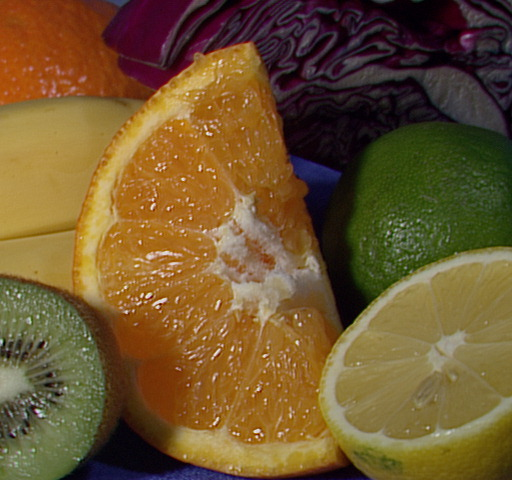
//> input picture fruits.jpg, 512 x 480 px
$ ./example_11-01   (built with g++ and OpenCV 4)
//> lines starting //> are read from the running program, lines starting //| are printed output that depends on the picture; after the words box and inside, x2 and y2 are one past the last pixel; in counts of white or black regions, pixels touching at a corner belong together
// Example 11-1. An affine transformation.
// Maps the 3 points (0, 0), (0, height-1), (width-1, 0) specified in srcTri[] to
// the specified points in array dstTri using a computed Affine Transform.
#include <opencv2/opencv.hpp>
#include <iostream>

using namespace std;

int main() {

    cv::Mat src = cv::imread("../fruits.jpg");
//> src is the input picture: 480 rows x 512 cols, CV_8UC3; mean B, G, R 46.2, 85.6, 110.8
    if (src.empty()) {
        cout << "Can not load " << "../fruits.jpg" << endl;
        return -1;
    }

    cv::Point2f srcTri[] = {
            cv::Point2f(0, 0),           // src Top left
            cv::Point2f(src.cols - 1, 0), // src Top right
            cv::Point2f(0, src.rows - 1)  // src Bottom left
    };

    cv::Point2f dstTri[] = {
            cv::Point2f(src.cols * 0.f, src.rows * 0.33f),   // dst Top left
            cv::Point2f(src.cols * 0.85f, src.rows * 0.25f), // dst Top right
            cv::Point2f(src.cols * 0.15f, src.rows * 0.7f)   // dst Bottom left
    };

    // COMPUTE AFFINE MATRIX
    //
    cv::Mat warp_mat = cv::getAffineTransform(srcTri, dstTri);
    cv::Mat dst, dst2;
    cv::warpAffine(
            src,
            dst,
            warp_mat,
            src.size(),
            cv::INTER_LINEAR,
            cv::BORDER_CONSTANT,
            cv::Scalar()
    );
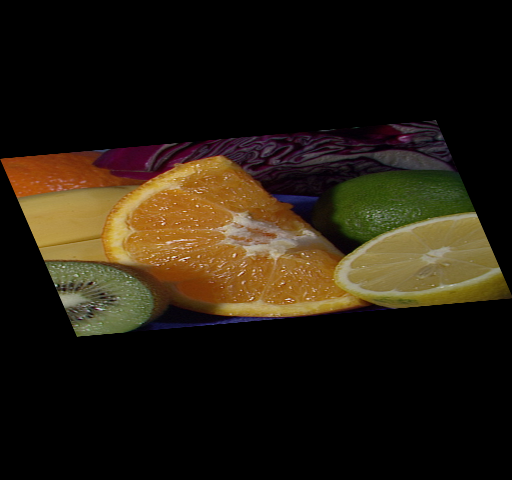
//> dst: 480 rows x 512 cols, CV_8UC3; mean B, G, R 15.2, 28.1, 36.3
    for (int i = 0; i < 3; ++i)
        cv::circle(dst, dstTri[i], 5, cv::Scalar(255, 0, 255), -1, cv::LINE_AA);
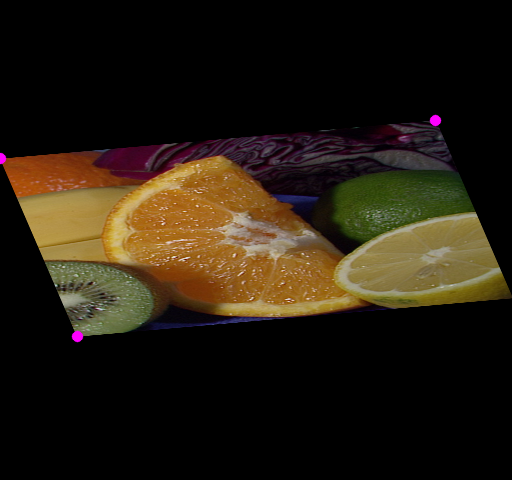
//> dst: 480 rows x 512 cols, CV_8UC3; 0.13% of pixels changed, all inside (x1, y1, x2, y2) = (0, 114, 442, 343)

    cv::imshow("Affine Transform Test", dst);
    cv::waitKey();

    for (int frame = 0;; ++frame) {

        // COMPUTE ROTATION MATRIX
        cv::Point2f center(src.cols * 0.5f, src.rows * 0.5f);
//> center = Point(256, 240)
        double angle = frame * 3 % 360, scale = (cos((angle - 60) * CV_PI / 180) + 1.05) * 0.8;

        cv::Mat rot_mat = cv::getRotationMatrix2D(center, angle, scale);
//> rot_mat = [[1.24, 0, -61.44], [0, 1.24, -57.6]]

        cv::warpAffine(
                src,
                dst,
                rot_mat,
                src.size(),
                cv::INTER_LINEAR,
                cv::BORDER_CONSTANT,
                cv::Scalar()
        );
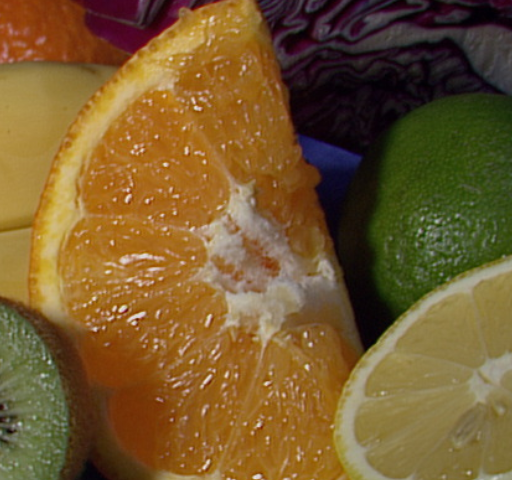
//> dst: 480 rows x 512 cols, CV_8UC3; mean B, G, R 45.9, 90.3, 118.3
        cv::imshow("Rotated Image", dst);
        if (cv::waitKey(30) >= 0)
//> the Esc key is pressed
            break;

    }

    return 0;
}

$ run again, with BlueCup.jpg copied over fruits.jpg
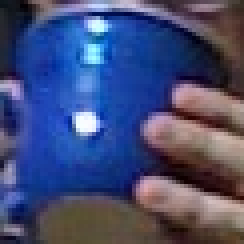
//> input picture BlueCup.jpg, 61 x 61 px (shown 4 times larger)
//> src is the input picture: 61 rows x 61 cols, CV_8UC3; mean B, G, R 117.6, 76.4, 68
//> after the loop `for (int i = 0; i < 3; ++i)`:
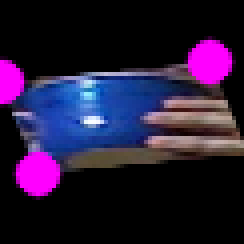
//> dst: 61 rows x 61 cols, CV_8UC3 (shown 4 times larger); mean B, G, R 54.9, 24.5, 38.5
//> `cv::warpAffine( src, dst, rot_mat, src.size(), cv::INTER_LINEAR, cv::B..`:
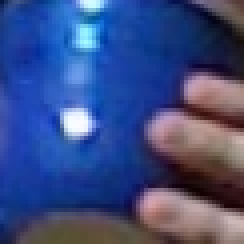
//> dst: 61 rows x 61 cols, CV_8UC3 (shown 4 times larger); mean B, G, R 131.7, 77.2, 60.5

$ run again, with HandIndoorColor.jpg copied over fruits.jpg
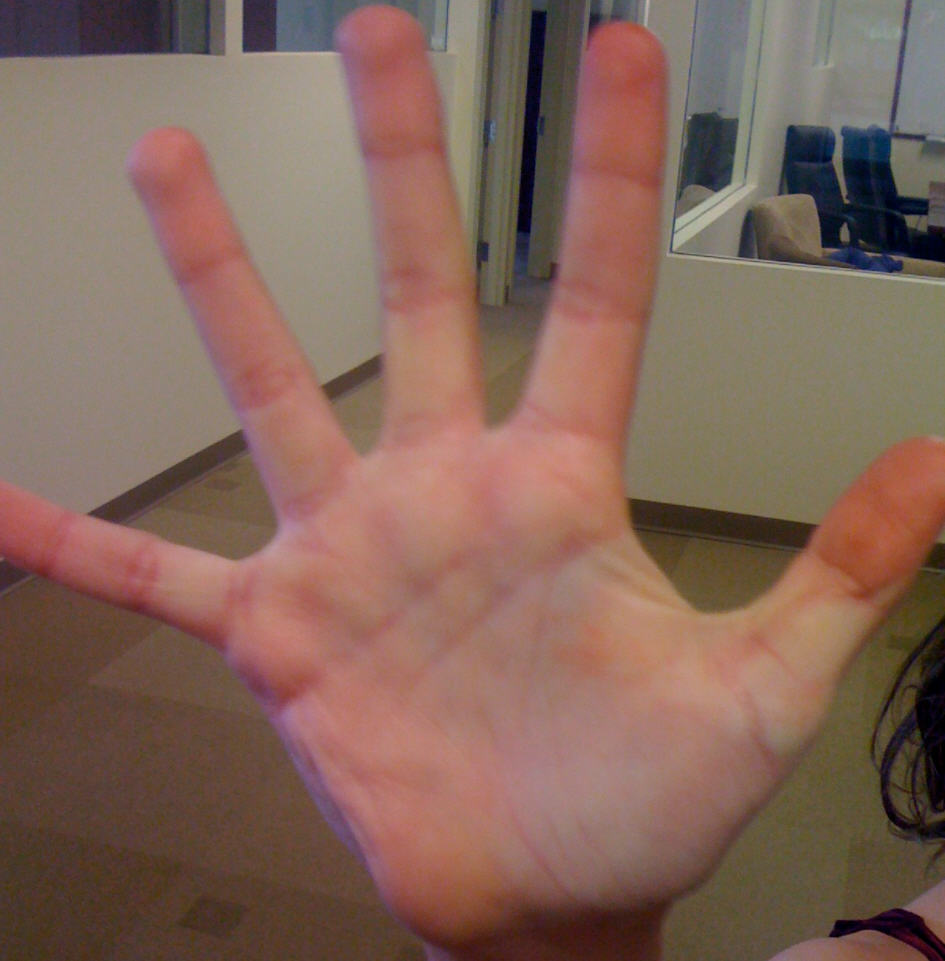
//> input picture HandIndoorColor.jpg, 945 x 961 px
//> src is the input picture: 961 rows x 945 cols, CV_8UC3; mean B, G, R 89.5, 101.6, 131.2
//> `cv::warpAffine( src, dst, warp_mat, src.size(), cv::INTER_LINEAR, cv::..`:
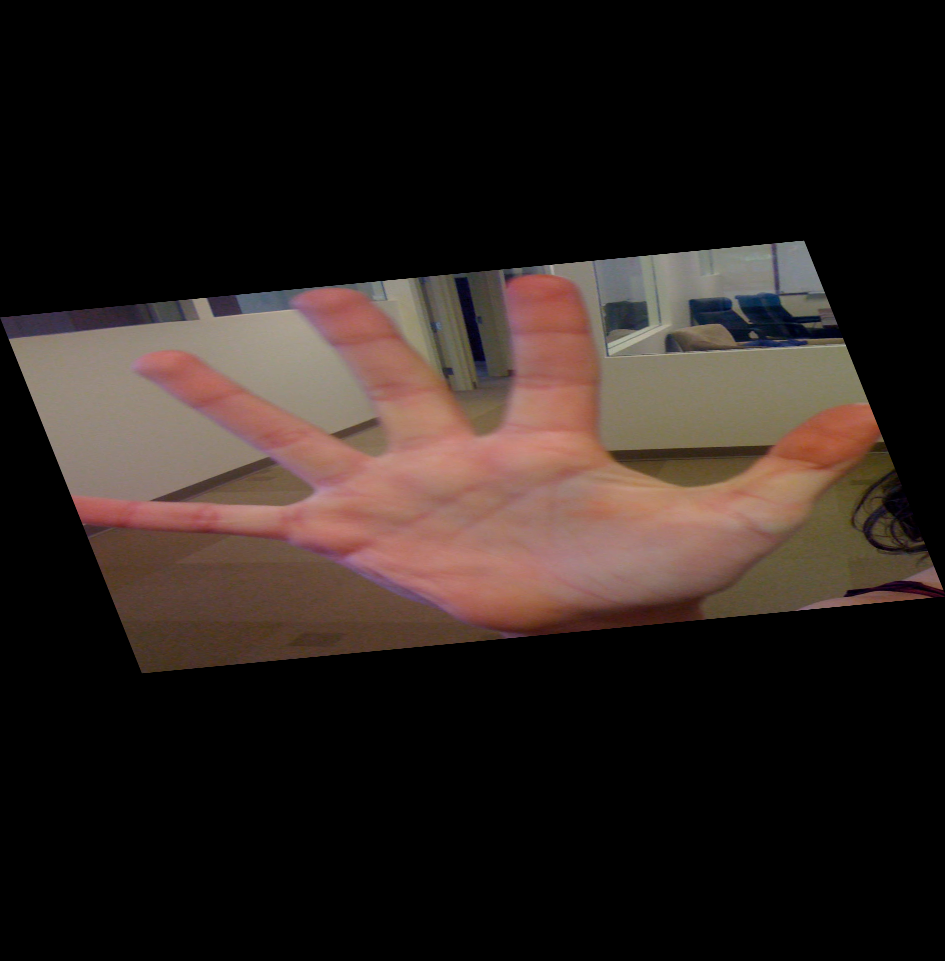
//> dst: 961 rows x 945 cols, CV_8UC3; mean B, G, R 29.3, 33.2, 42.9
//> `cv::warpAffine( src, dst, rot_mat, src.size(), cv::INTER_LINEAR, cv::B..`:
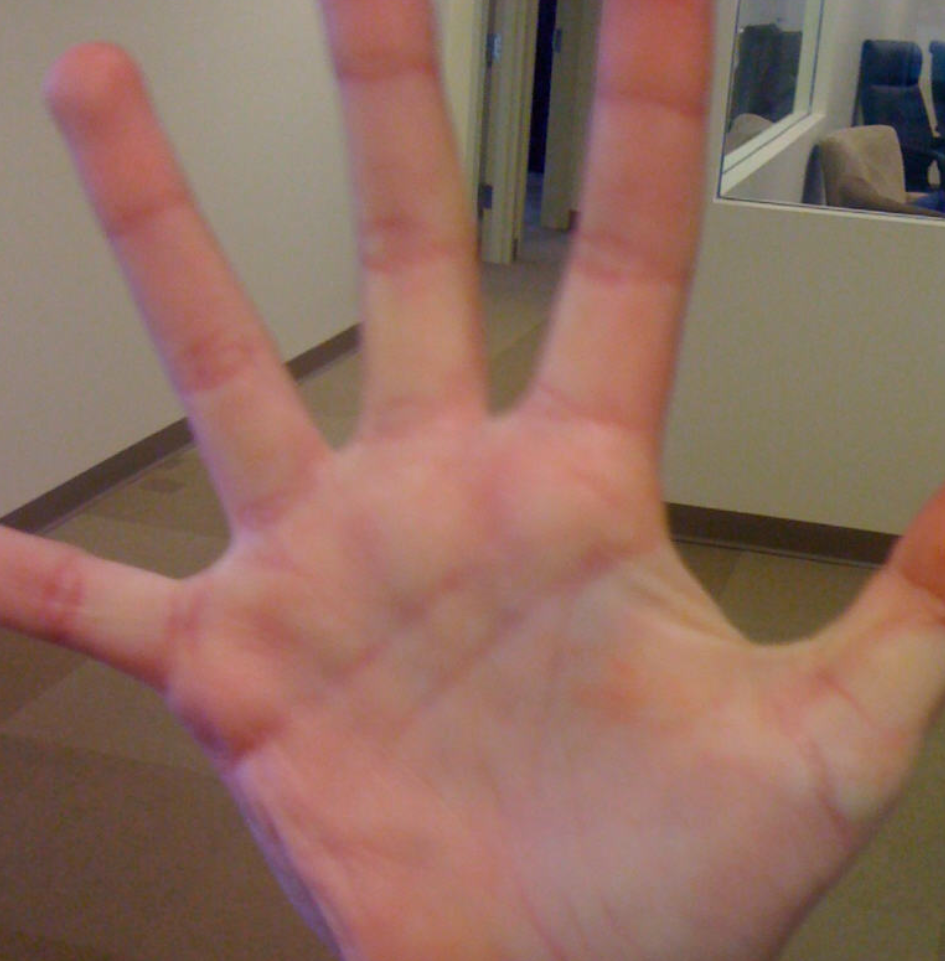
//> dst: 961 rows x 945 cols, CV_8UC3; mean B, G, R 96.1, 109.5, 143.8

$ run again, with HandOutdoorColor.jpg copied over fruits.jpg
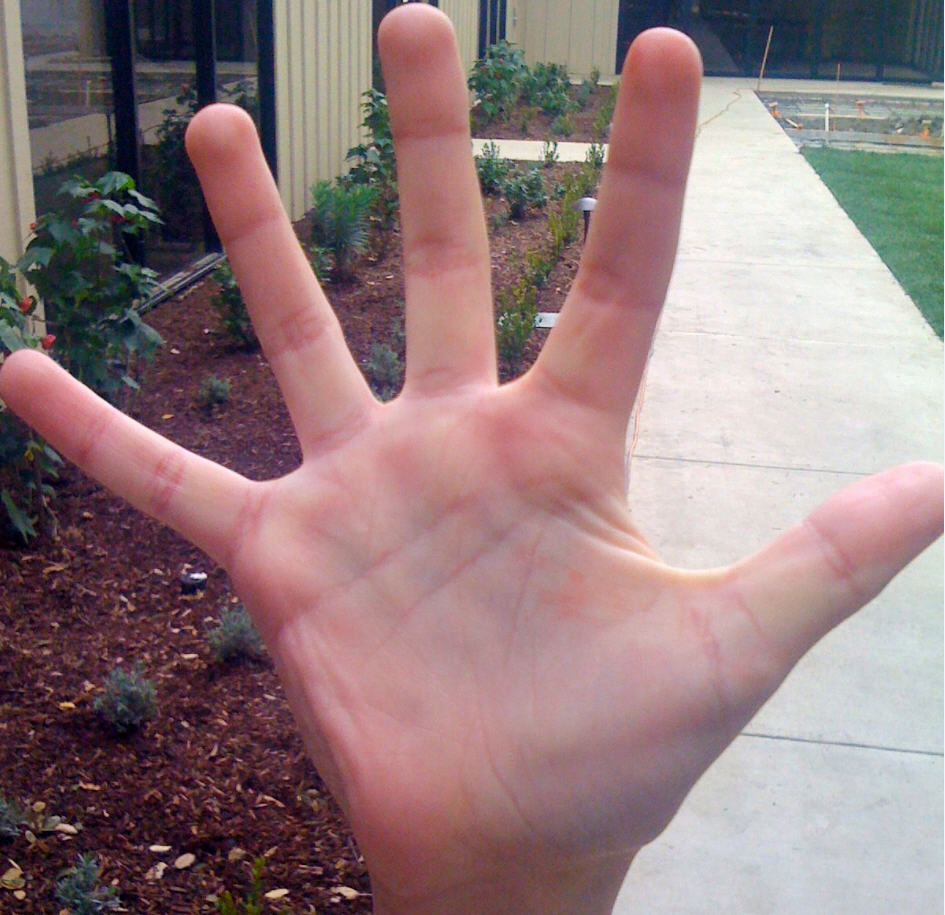
//> input picture HandOutdoorColor.jpg, 945 x 915 px
//> src is the input picture: 915 rows x 945 cols, CV_8UC3; mean B, G, R 125.6, 123.8, 146.8
//> `cv::warpAffine( src, dst, warp_mat, src.size(), cv::INTER_LINEAR, cv::..`:
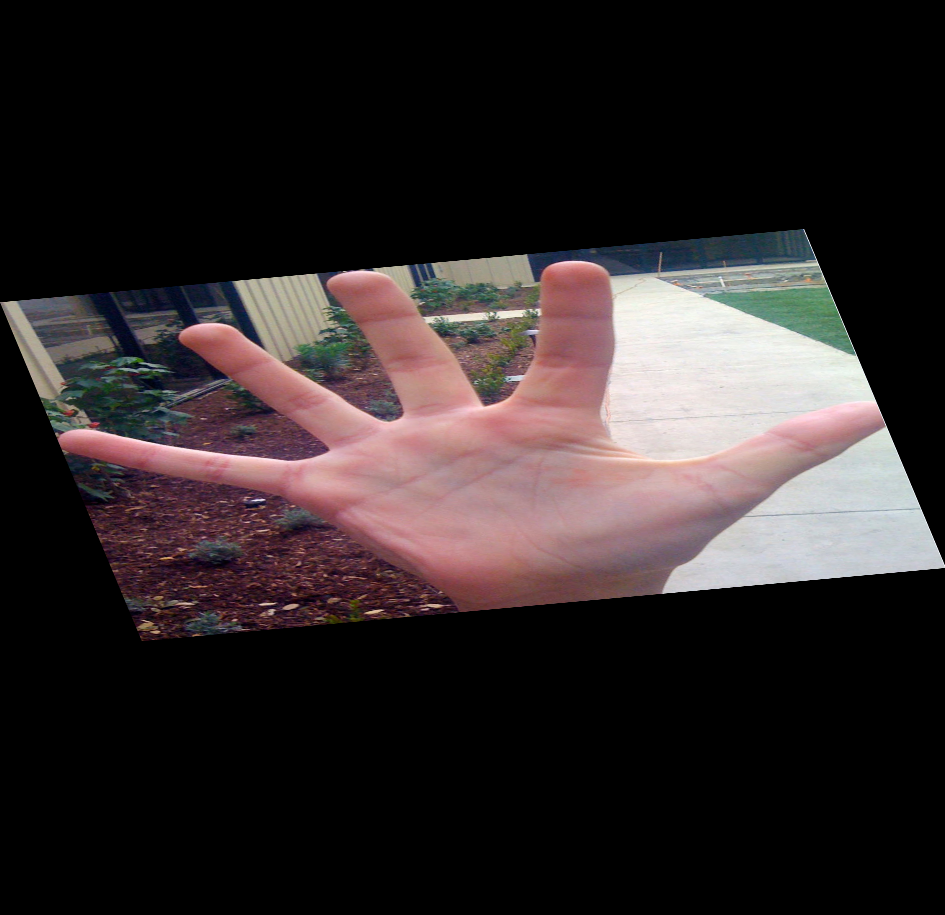
//> dst: 915 rows x 945 cols, CV_8UC3; mean B, G, R 41.1, 40.5, 48
//> `cv::warpAffine( src, dst, rot_mat, src.size(), cv::INTER_LINEAR, cv::B..`:
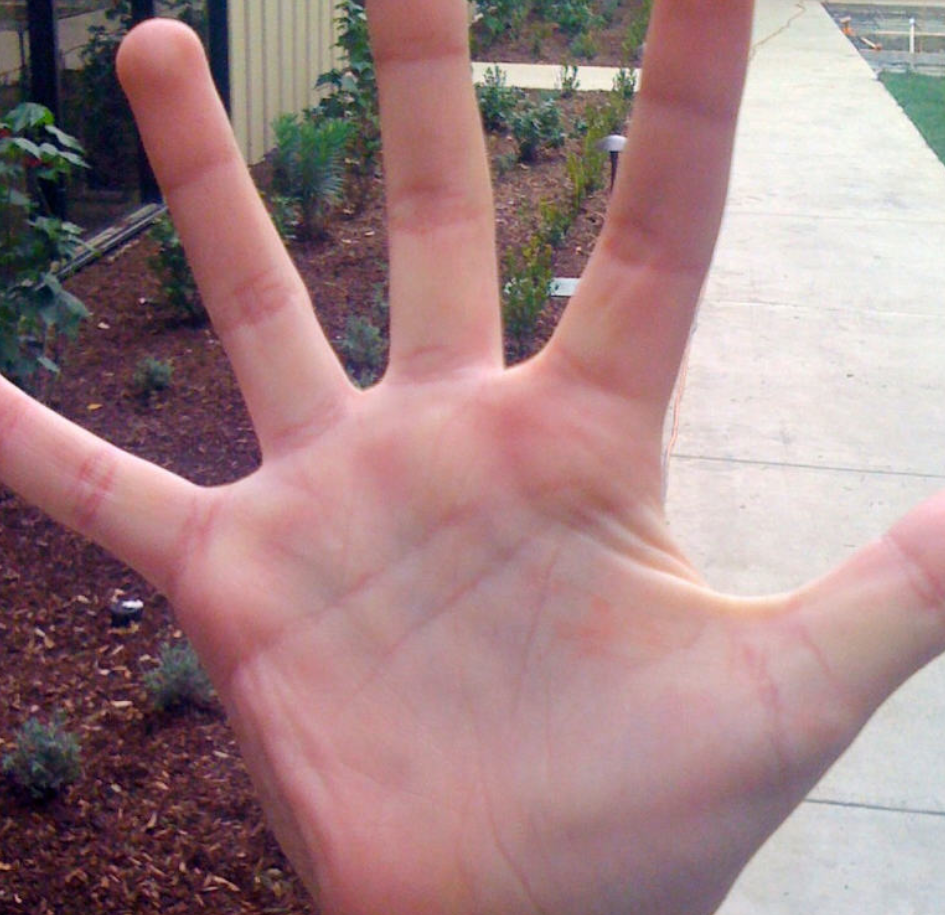
//> dst: 915 rows x 945 cols, CV_8UC3; mean B, G, R 132.2, 130.2, 160.6
